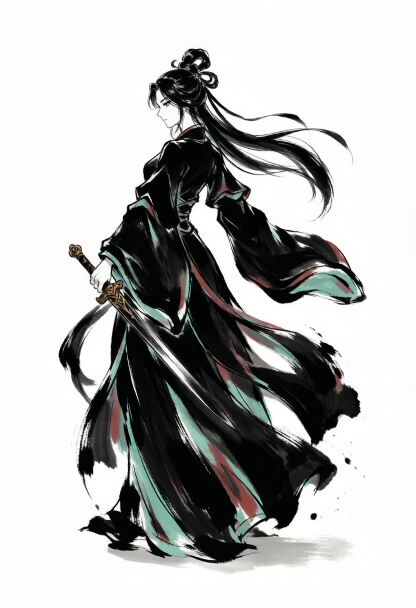
#> input picture _ai_concepts/Chinese_ink_wash_xianxia_femal_2026-08-13T11-02-00.png, 832 x 1216 px, given in place of 四肢张开去背景.jpg, which was not available (shown at 1/2 size)
$ python process_user_jpgs.py
#> lines starting #> are read from the running program, lines starting #| are printed output that depends on the picture; after the words box and inside, x2 and y2 are one past the last pixel; in counts of white or black regions, pixels touching at a corner belong together; pictures that were not available may be replaced by others from this repository, and a replacement may not be noted
from PIL import Image, ImageFilter
import numpy as np
import os
from collections import deque


def remove_black_bg(data, threshold=20):
    """把与四角连通的纯黑背景变透明，保留被亮色轮廓线隔开的黑色衣服。"""
#> called with threshold = 20
    h, w = data.shape[:2]
#> h = 1216; w = 832
    # 背景候选：很暗的像素
    bg = (
        (data[:, :, 0] < threshold) &
        (data[:, :, 1] < threshold) &
        (data[:, :, 2] < threshold)
    )
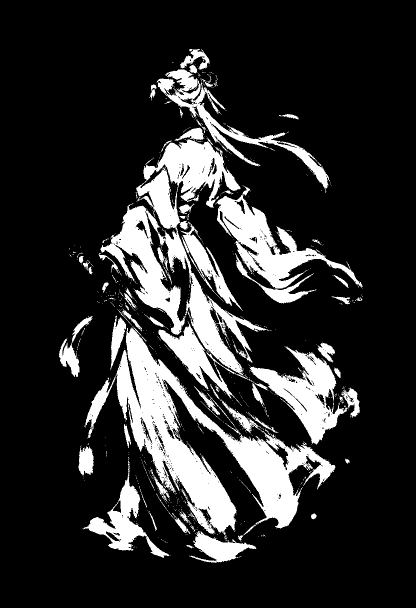
#> bg: shape (1216, 832) bool (shown at 1/2 size); 17.6% white; 846 white regions (763 under 20 px), largest, box (x1, y1, x2, y2) and area: (231, 655, 671, 1082) 52322, (201, 279, 538, 751) 41808, (431, 370, 725, 577) 15947
    visited = np.zeros((h, w), dtype=bool)
    q = deque()

    # 从四条边的所有暗像素开始蔓延
    edges = []
    edges += [(0, x) for x in range(w)]
    edges += [(h - 1, x) for x in range(w)]
    edges += [(y, 0) for y in range(1, h - 1)]
    edges += [(y, w - 1) for y in range(1, h - 1)]

    for y, x in edges:
        if bg[y, x] and not visited[y, x]:
            visited[y, x] = True
            q.append((y, x))
#> visited: shape (1216, 832) bool; every value is 0

    while q:
        y, x = q.popleft()
        for dy, dx in ((-1, 0), (1, 0), (0, -1), (0, 1)):
            ny, nx = y + dy, x + dx
            if 0 <= ny < h and 0 <= nx < w and not visited[ny, nx] and bg[ny, nx]:
                visited[ny, nx] = True
                q.append((ny, nx))
#> this loop made 0 passes

    data[:, :, 3][visited] = 0
    return data


def process_jpg(input_path, output_path,
                edge_shrink=1,
                pad=12,
                target_h=1024):
    img = Image.open(input_path).convert('RGBA')
    data = np.array(img)

    # 1. 去黑底
    data = remove_black_bg(data, threshold=20)

    out = Image.fromarray(data)

    # 2. 轻微收缩 alpha 边缘去杂边
    if edge_shrink > 0:
        alpha = out.split()[-1]
#> alpha: PIL image 832x1216 L; every value is 255
        for _ in range(edge_shrink):
            alpha = alpha.filter(ImageFilter.MinFilter(3))
        out.putalpha(alpha)

    # 3. 裁切到内容
    bbox = out.getbbox()
#> bbox = (0, 0, 832, 1216)
    if bbox:
        out = out.crop(bbox)

    # 4. 加透明 padding
    padded = Image.new('RGBA', (out.width + pad * 2, out.height + pad * 2), (0, 0, 0, 0))
#> padded: PIL image 856x1240 RGBA; every value is 0
    padded.paste(out, (pad, pad))
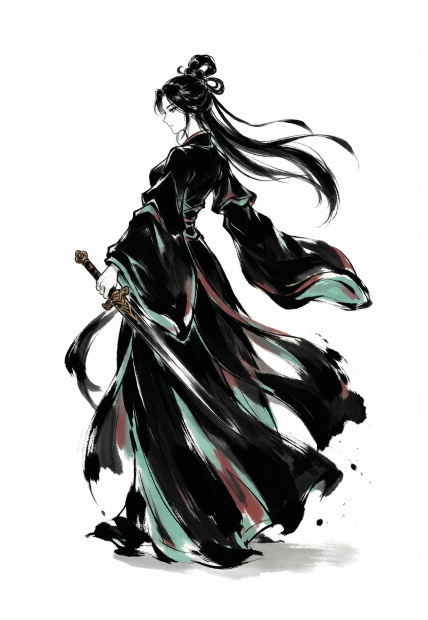
#> padded: PIL image 856x1240 RGBA (shown at 1/2 size); mean R, G, B, A 173.9, 174.6, 173.7, 243.1; transparent parts drawn white

    # 5. 统一高度
    ratio = target_h / padded.height
#> ratio = 0.826
    final = padded.resize((int(padded.width * ratio), target_h), Image.LANCZOS)
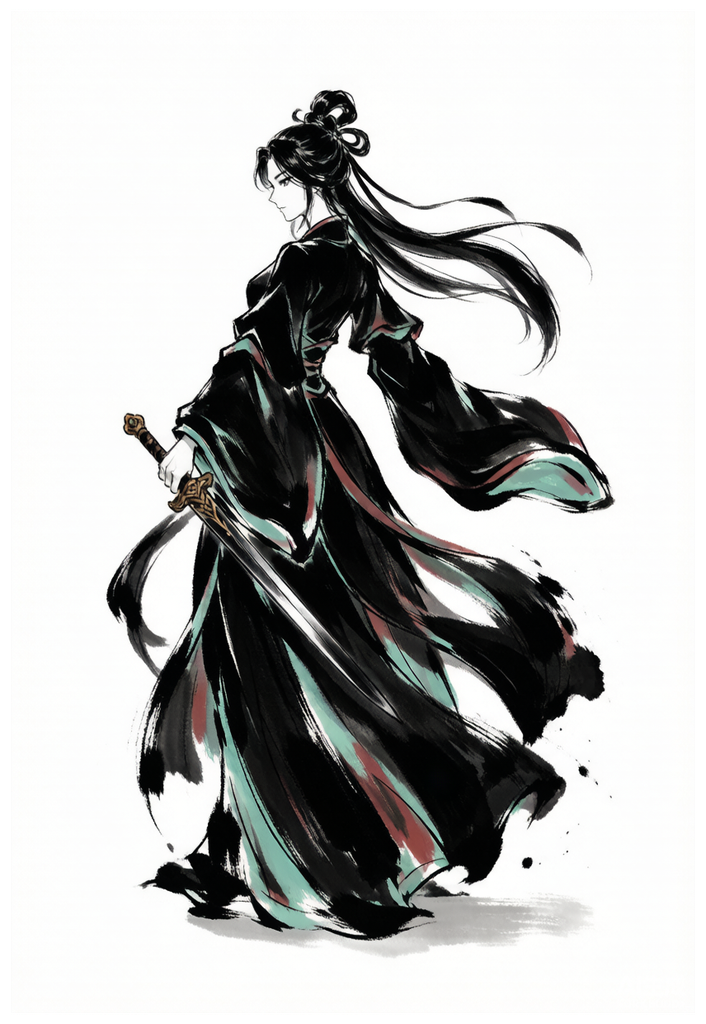
#> final: PIL image 706x1024 RGBA; mean R, G, B, A 176.2, 176.9, 175.9, 243; transparent parts drawn white

    final.save(output_path)
    print(f"saved {output_path}: {final.size}")
#| saved F:/AI-project/ancientGame/shuimofeng/shuimofeng/Assets/_Project/Art/Characters/Heroine2D/heroine_base_open.png: (706, 1024)


if __name__ == '__main__':
    src_dir = 'F:/AI-assets/lora训练/shuimo'
    dst_dir = 'F:/AI-project/ancientGame/shuimofeng/shuimofeng/Assets/_Project/Art/Characters/Heroine2D'
    os.makedirs(dst_dir, exist_ok=True)

    jobs = [
        ('四肢张开去背景.jpg', 'heroine_base_open.png'),
        ('正常正视图去背景.jpg', 'heroine_base_front.png'),
        ('正常侧视图去背景.jpg', 'heroine_base_side.png'),
        ('入仙去背景.jpg', 'heroine_xian.png'),
        ('入魔去背景.jpg', 'heroine_mo.png'),
        ('三视图正面去背景.jpg', 'heroine_tri_front.png'),
        ('三视图侧面去背景.jpg', 'heroine_tri_side.png'),
        ('三视图背面去背景.jpg', 'heroine_tri_back.png'),
    ]

    for src, dst in jobs:
        process_jpg(
            os.path.join(src_dir, src),
            os.path.join(dst_dir, dst),
        )
#> pass 2 of the loop `for src, dst in jobs:`:
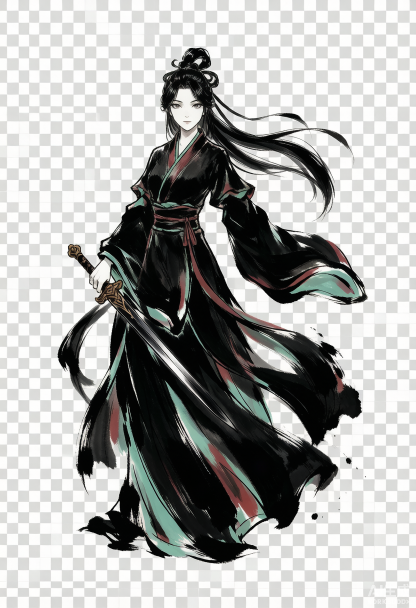
#> input picture _ai_concepts/Front_facing_symmetric_standin_2026-08-13T13-45-36.png, 832 x 1216 px, given in place of 正常正视图去背景.jpg, which was not available (shown at 1/2 size)
#> in remove_black_bg (call 2), `bg = ( (data[:, :, 0] < threshold) & (data[:, :, 1] < threshold) & (da..`:
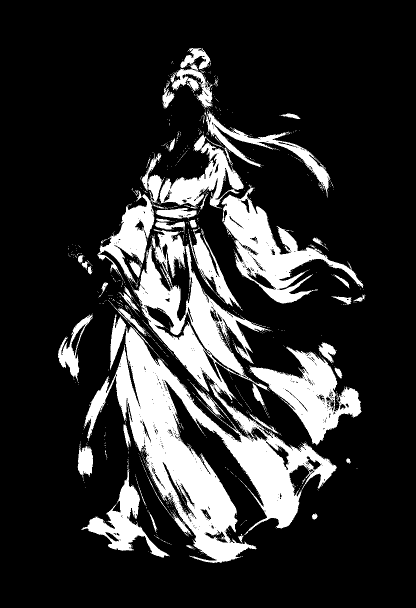
#> bg: shape (1216, 832) bool (shown at 1/2 size); 18.4% white; 1165 white regions (1102 under 20 px), largest, box (x1, y1, x2, y2) and area: (168, 458, 674, 1126) 94656, (442, 369, 727, 607) 19358, (498, 693, 723, 891) 16360
#> in process_jpg (call 2), `final = padded.resize((int(padded.width * ratio), target_h), Image.LAN..`:
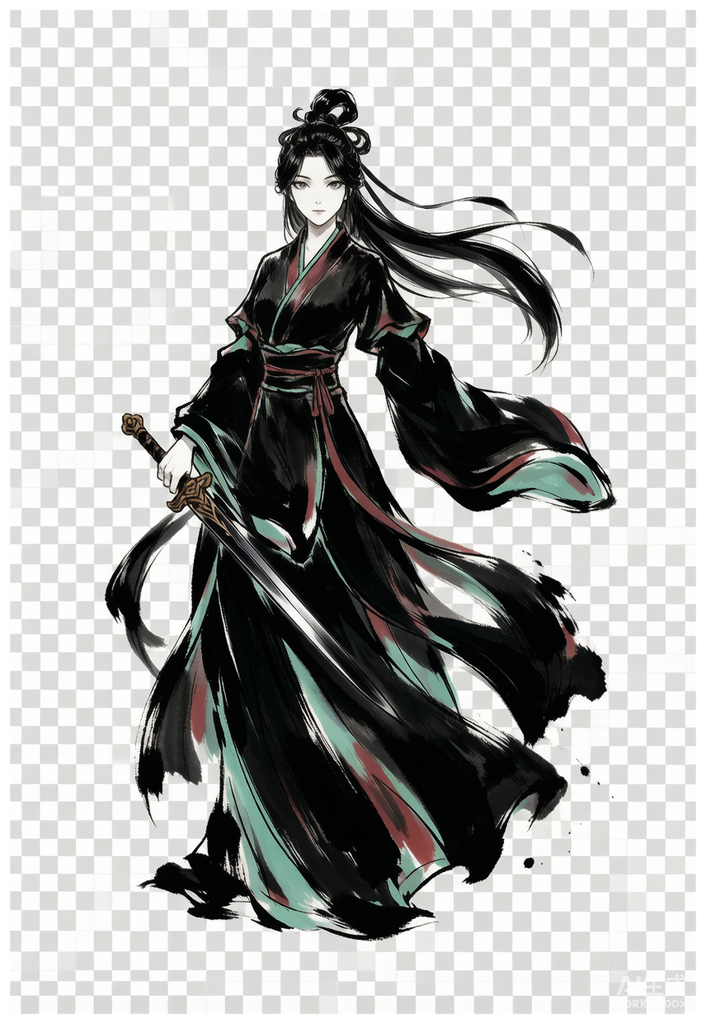
#> final: PIL image 706x1024 RGBA; mean R, G, B, A 165, 165.6, 163.9, 243; transparent parts drawn white
#| saved F:/AI-project/ancientGame/shuimofeng/shuimofeng/Assets/_Project/Art/Characters/Heroine2D/heroine_base_front.png: (706, 1024)
#> (the run stopped early here; a loop or call above may not have finished)
